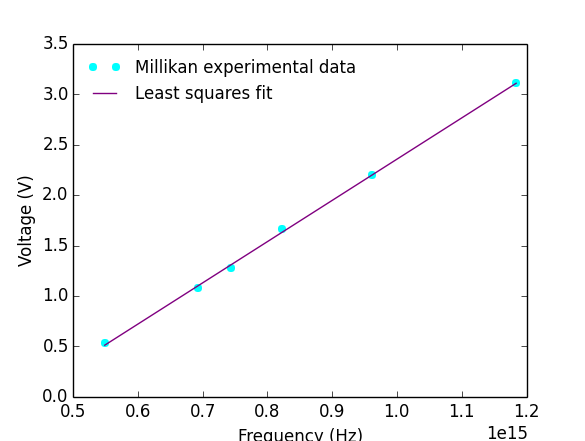

Reproduce this figure in Python.
from __future__ import division
from matplotlib import pyplot as plt
import numpy as np


with open('millikan.txt', 'r') as datafile:
    freqs, volts = np.loadtxt(datafile, unpack=True)
    freqs = np.array(freqs)
    volts = np.array(volts)

N = len(freqs)
assert N==len(volts)

Ex = 1/N * np.sum(freqs)
Ey = 1/N * np.sum(volts)
Exx = 1/N * np.sum(freqs**2)
Exy = 1/N * np.sum(freqs*volts)

m = (Exy - Ex*Ey)/(Exx - Ex**2)
c = (Exx*Ey - Ex*Exy)/(Exx - Ex**2)
print 'Slope:', m
print 'Intercept:', c

ys_lstsqs = []
for f in freqs:
    y = m*f + c
    ys_lstsqs.append(y)

e = 1.602e-19  # Charge of electron in Coulombs
h = m*e
print r'h =', h
realh = 6.626e-34
print '% from accepted h:',abs(realh-h)/realh

plt.plot(freqs, volts, marker='o', linestyle='', color='cyan', markeredgewidth=0,
         label='Millikan experimental data')
plt.plot(freqs, ys_lstsqs, marker='', linestyle='-', color='purple',
         label='Least squares fit')
plt.xlabel('Frequency (Hz)')
plt.ylabel('Voltage (V)')
plt.legend(loc='upper left', frameon=False, prop={'size':12})
plt.ylim(0, 3.5)
plt.show()
